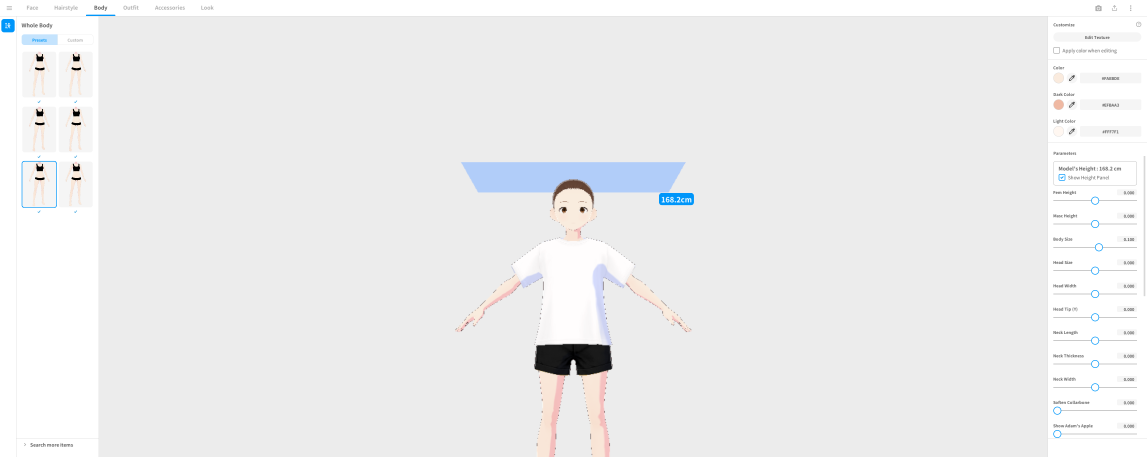
#> input picture tests/fixtures/editor-body.png, 3440 x 1369 px (shown at 1/3 size); its folder holds only this picture in this run
$ python -i locate.py   (imports and definitions only)
#> lines starting #> are read from the running program, lines starting #| are printed output that depends on the picture; after the words box and inside, x2 and y2 are one past the last pixel; in counts of white or black regions, pixels touching at a corner belong together
### src/mcp_vroid/driver/paths.py
"""Where the driver reads its helper binary and writes its artifacts.

Unlike the original spike (which kept everything next to the source tree),
an installed package must not scribble into site-packages, so every location
is overridable by environment variable and defaults to XDG state
(%LOCALAPPDATA% on Windows).

    MCP_VROID_CAPTURES  screenshots       default $XDG_STATE_HOME/mcp-vroid/captures
    MCP_VROID_OUT       exported files    default $XDG_STATE_HOME/mcp-vroid/out
    MCP_VROID_VPOINTER  the vpointer bin  default <repo>/native/vpointer, then $PATH
"""
from __future__ import annotations

import os
import shutil
import sys
from pathlib import Path

PACKAGE = Path(__file__).resolve().parent.parent      # .../mcp_vroid
REPO = PACKAGE.parent.parent                          # .../<checkout>  (src layout)


def _state_home() -> Path:
    if os.environ.get("XDG_STATE_HOME"):
        return Path(os.environ["XDG_STATE_HOME"])
    if sys.platform == "win32" and os.environ.get("LOCALAPPDATA"):
        return Path(os.environ["LOCALAPPDATA"])
    return Path.home() / ".local/state"


def _dir(env: str, default: Path) -> Path:
    p = Path(os.environ.get(env) or default).expanduser()
    p.mkdir(parents=True, exist_ok=True)
    return p


CAPTURES = _dir("MCP_VROID_CAPTURES", _state_home() / "mcp-vroid/captures")
OUT = _dir("MCP_VROID_OUT", _state_home() / "mcp-vroid/out")


def _find_vpointer() -> Path:
    env = os.environ.get("MCP_VROID_VPOINTER")
    if env:
        return Path(env).expanduser()
    for cand in (REPO / "native" / "vpointer", PACKAGE / "native" / "vpointer"):
        if cand.exists():
            return cand
#> further down, picture is the input picture: PIL image 3440x1369 RGB; mean R, G, B 237.1, 237.3, 237.8
    which = shutil.which("vpointer")
    if which:
        return Path(which)
    return REPO / "native" / "vpointer"          # reported in the error message


VPOINTER = _find_vpointer()
NATIVE = VPOINTER.parent

### src/mcp_vroid/driver/locate.py
"""Find things in a screenshot: OCR word boxes (tesseract) + template match (cv2)."""
from __future__ import annotations

import re
import subprocess
import tempfile
from dataclasses import dataclass
from pathlib import Path

import numpy as np
from PIL import Image, ImageOps

from .shot import Shot


@dataclass
class Match:
    text: str
    conf: float
    left: int
    top: int
    width: int
    height: int

    @property
    def center(self) -> tuple[int, int]:
        return (self.left + self.width // 2, self.top + self.height // 2)

    # [63 lines left out: functions __repr__, _prep, ocr_words, not called in this run]


def _norm(s: str) -> str:
    return re.sub(r"[^a-z0-9]", "", s.lower())


# [83 lines left out: functions find_text, all_text, find_template, diff_ratio, not called in this run]


# --- solid-colour widgets ---------------------------------------------------

ACCENT = (0, 150, 250)   # VRoid's primary-button blue (#0096fa)


def find_color_blobs(img: Image.Image | Shot, rgb=ACCENT, tol: int = 26,
                     min_w: int = 40, min_h: int = 14,
                     region: tuple | None = None) -> list[Match]:
    """Connected regions of a flat colour, biggest first.

    VRoid's primary buttons ("Export", "OK", "Create") are solid #0096fa
    pills. Tesseract regularly loses white-on-blue button labels, so match
    the button chrome instead of its text.
    """
#> called with rgb = (0, 150, 250), tol = 26, min_w = 40, min_h = 14
    import cv2

    src = img.image if isinstance(img, Shot) else img
    off = (0, 0)
    if region:
        src = src.crop(region)
        off = (region[0], region[1])
    a = np.asarray(src.convert("RGB")).astype(np.int16)
    mask = (np.abs(a - np.array(rgb, dtype=np.int16)).max(axis=2) <= tol)
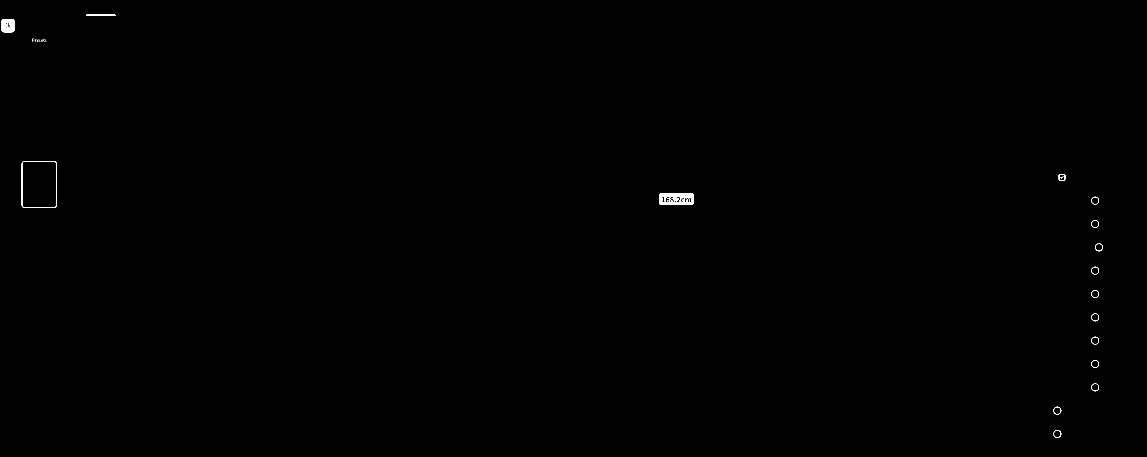
#> mask: shape (1369, 3440) bool (shown at 1/3 size); 0.13% white; 40 white regions (24 under 20 px), largest, box (x1, y1, x2, y2) and area: (1977, 579, 2081, 615) 2779, (4, 57, 44, 97) 1371, (65, 483, 170, 623) 633
    mask = mask.astype(np.uint8)
    n, _, stats, cent = cv2.connectedComponentsWithStats(mask, 8)
#> n = 41; stats = 41 rows, first 6: [0, 0, 3440, 1369, 4703054], [258, 44, 88, 4, 350], [4, 57, 40, 40, 1371], [26, 71, 1, 1, 1], [26, 77, 1, 2, 2], [98, 116, 3, 9, 12]; cent = 41 pairs, first value 23.53 to 3296.1, second value 45.51 to 1301.5
    out = []
    for i in range(1, n):
        x, y, w, h, area = stats[i]
        if w < min_w or h < min_h or area < 0.4 * w * h:
            continue
        out.append(Match(f"<blob {rgb}>", 100.0, int(x + off[0]), int(y + off[1]),
                         int(w), int(h)))
#> this loop made 40 passes
#> (x, y, w, h, area) on passes 1, 2, 23, 24, 26, 27, 31, 32, 33, 34, 35, 36: (258, 44, 88, 4, 350), (4, 57, 40, 40, 1371), (65, 483, 105, 140, 633), (3176, 522, 20, 20, 124), (1977, 579, 104, 36, 2779), (3274, 590, 23, 24, 80), (3274, 660, 23, 24, 80), (3285, 730, 24, 24, 96), (3274, 800, 23, 24, 80), (3274, 870, 23, 24, 80), (3274, 940, 23, 24, 80), (3274, 1010, 23, 24, 80)
#> after the loop, out = 2 items
    out.sort(key=lambda m: -(m.width * m.height))
    return out


def find_button(img: Image.Image | Shot, label: str | None = None,
                rgb=ACCENT, **kw) -> Match | None:
    """Primary (accent-coloured) button; if `label` is given, prefer the blob
    whose interior OCRs to that label, else return the largest blob."""
    blobs = find_color_blobs(img, rgb=rgb, **kw)
#> blobs = 2 items
    if not blobs:
        return None
    if label is None:
        return blobs[0]
    src = img.image if isinstance(img, Shot) else img
    want = _norm(label)
    for b in blobs:
        pad = 2
        sub = src.crop((b.left + pad, b.top + pad,
                        b.left + b.width - pad, b.top + b.height - pad))
        for m in ocr_words(sub, upscale=4.0, psm=7, min_conf=20):
            if want in _norm(m.text):
                return b
    return None

>>> from PIL import Image
>>> picture = Image.open('../../../tests/fixtures/editor-body.png')
>>> result = find_button(picture)
